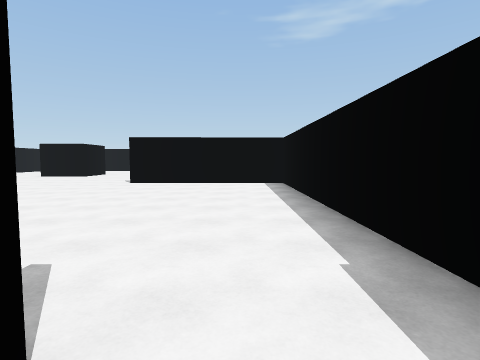
[1] (above)

19 first-person views from a walk through a 3-D level made in the Unity game engine. The camera is 1.5 m above the floor, tilts 4° down and sees 80° across. The floor is counted in squares, 2 m on a side. Each view is taken from the middle of a square. On the plan, view 1 faces up. The plan holds only what a view shows up to about 10 squares ahead; the rest is blank. The player is left out. Door leaves are left out, so doorways stand open.

[2]
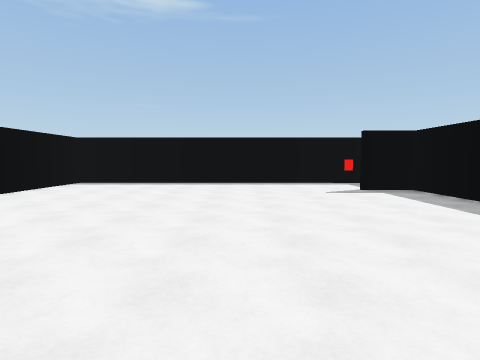

[3]
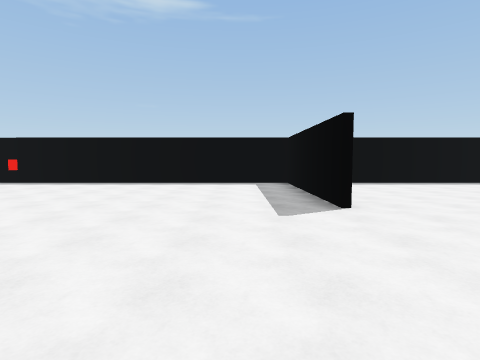

[4]
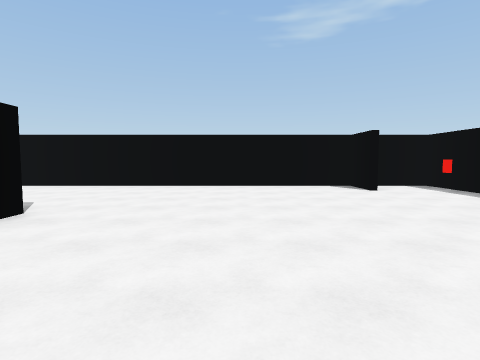

[5]
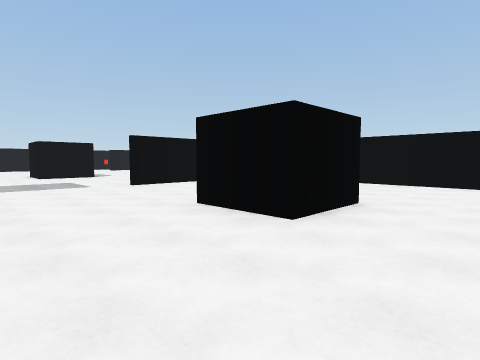

[6]
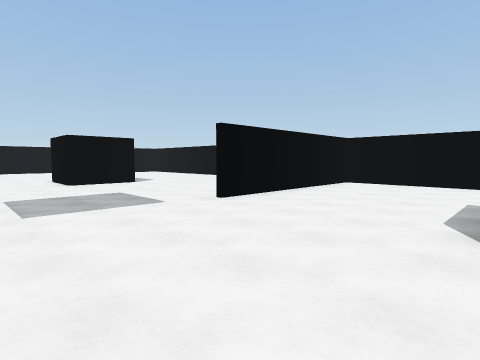

[7]
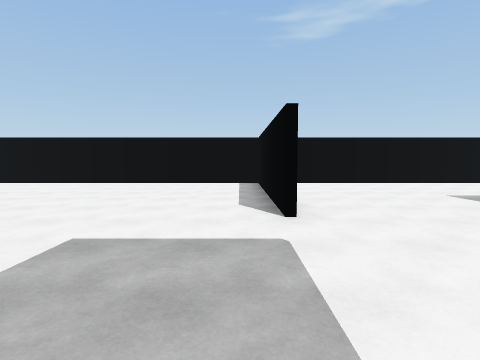

[8]
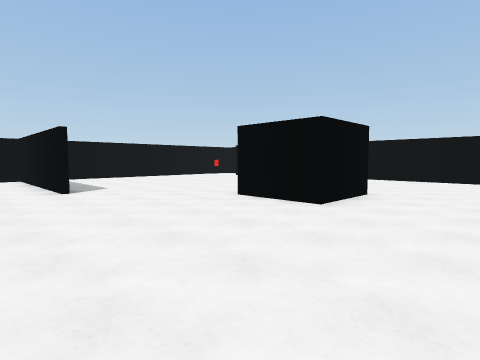

[9]
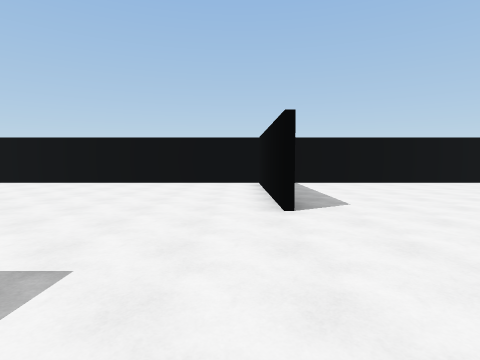

[10]
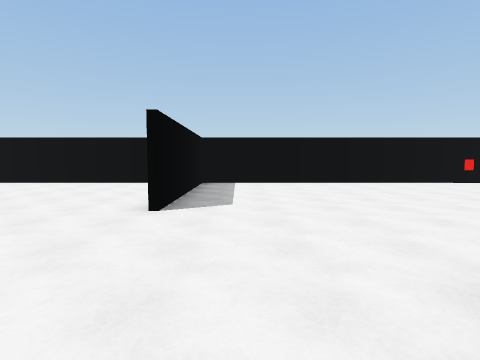

[11]
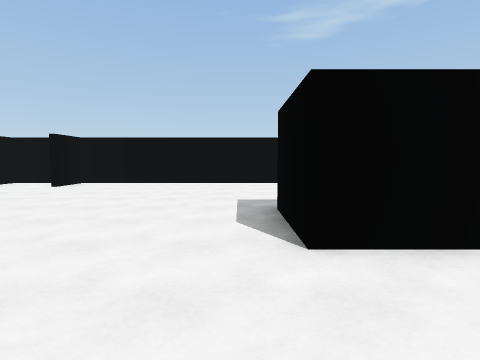

[12]
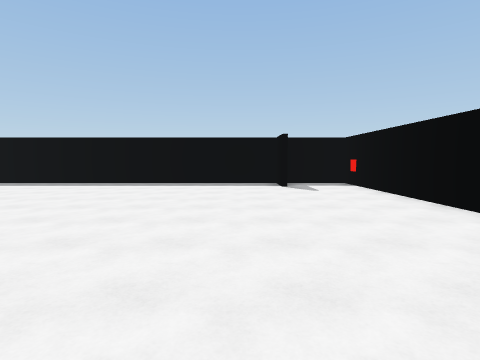

[13]
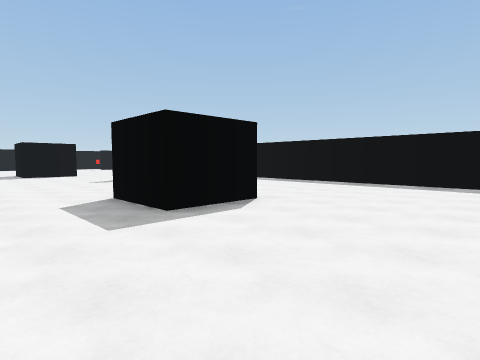

[14]
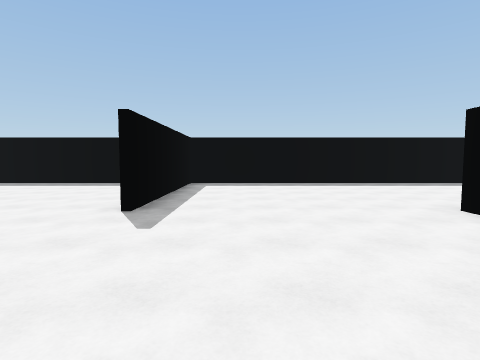

[15]
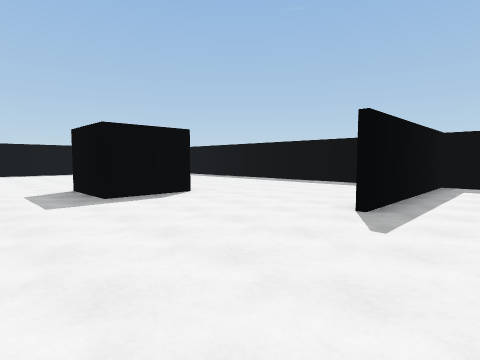

[16]
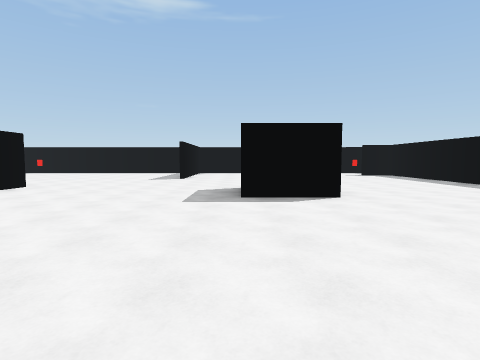

[17]
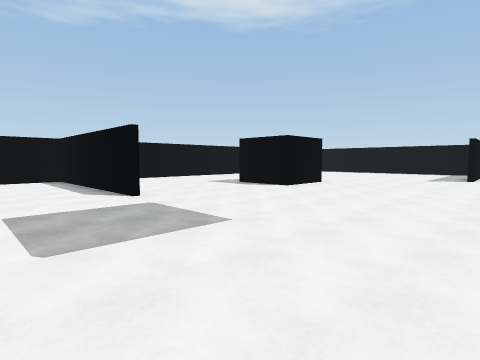

[18]
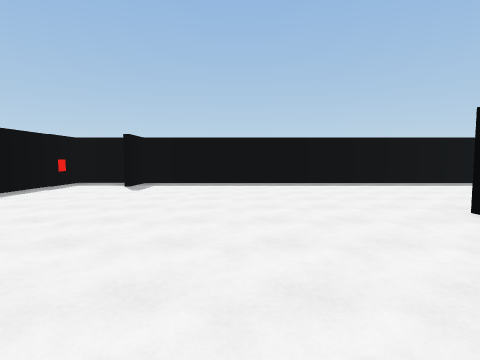

[19]
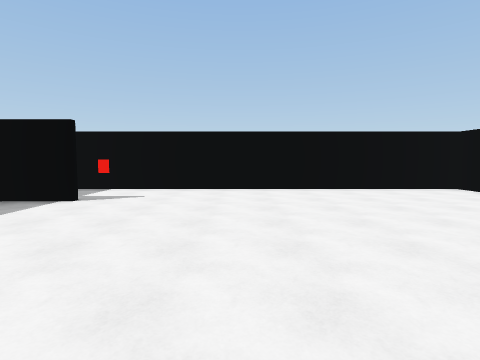

### Floor plan
Points are (right, up) in squares from view 1. A wall is a line through its corners. A room is listed if a view was taken in it or the views show most of it. See-through windows are left out.
Room 1 (view 1)
walls: (-0.2, -0.3) (1.4, -0.3)
ways out: open door at (0.5, 1) to room 2
objects: other object (1, 0)
Room 2 (views 2, 3, 4, 5, 6, 7, 8, 9, 10, 11, 12, 13, 14, 15, 16, 17, 18, 19)
walls: (-13.4, 13.6) (-13.4, 19.3) (-26.2, 19.3) (-26.2, 18); (-18.9, 6.8) (-18.2, 6.8); (-18.4, 14.4) (-18.4, 12.4) (-20.5, 12.4); (-9.3, 4.9) (-9.3, 7) (-7.2, 7); (-7, 13) (-9, 13) (-9, 15); (-23.2, 9.7) (-28.4, 9.6) (-28.4, 0.5); (-11.8, -0.3) (-0.9, -0.3) (-0.9, 1); (-2.7, 9.4) (1.3, 9.4); (-26.2, 1) (-26.2, -0.3) (-13.4, -0.3) (-13.4, 3.6); (-0.9, 17.9) (-0.9, 19.3) (-13.2, 19.3) (-13.2, 13.6); (1.4, 9.3) (-3.6, 9.3); (-27.1, 19.3) (-28.4, 19.3) (-28.4, 9.8) (-24.4, 9.8); (1.4, -0.3) (1.4, 19.3)
ways out: open door at (0.5, 1) to room 1; open door at (-27.5, 1); open door at (-27, 18); open door at (0.5, 18)
objects: other object (-28, 18)

Where each view was taken, in squares from view 1:
view 1: 0 up, 0 right, facing up
view 2: 4 up, 8 left, facing right
view 3: 11 up, 8 left, facing right
view 4: 11 up, 4 left, facing up
view 5: 10 up, 5 left, facing up-left
view 6: 10 up, 9 left, facing up-left
view 7: 10 up, 14 left, facing up
view 8: 8 up, 16 left, facing up-left
view 9: 9 up, 19 left, facing left
view 10: 11 up, 19 left, facing left
view 11: 10 up, 21 left, facing up
view 12: 9 up, 25 left, facing down
view 13: 9 up, 24 left, facing down-right
view 14: 9 up, 15 left, facing down
view 15: 9 up, 15 left, facing down-right
view 16: 7 up, 15 left, facing right
view 17: 8 up, 16 left, facing up-right
view 18: 9 up, 4 left, facing down
view 19: 4 up, 21 left, facing left
